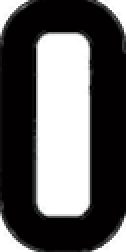
%> input picture database/ln0.bmp, 63 x 126 px (shown 2 times larger)
$ octave --eval "result = readnumber(imread('database/ln0.bmp'));"   (GNU Octave 9; MATLAB toolbox functions it lacks are replaced by stand-ins)
%> lines starting %> are read from the running program, lines starting %| are printed output that depends on the picture; in (x1, y1, x2, y2) boxes, pixels count from 0 and x2, y2 are one past the last pixel; in counts of white or black regions, pixels touching at a corner belong together; the program's own positions count from 1
### crop.m
function imgout=crop(imginn)
    [r c]=find(imginn);
    img=imginn(min(r):max(r),min(c):max(c));
    [height,width]=size(img);
    controlhigh=floor(height/2);
    controllow=floor(height/2);
    state=1;
    while state==1
      exactpixel=sum(img(controlhigh,:));
        if exactpixel<(width*0.15) || controlhigh==height
          state=0;
        else
          controlhigh=controlhigh+1;
        end
    end
    state=1;
    while state==1
      exactpixel=sum(img(controllow,:));
        if exactpixel<(width*0.15) || controllow==1
          state=0;
        else
          controllow=controllow-1;
        end
    end
    imgout=img(controllow:controlhigh,:);
end

### readnumber.m
function word=readnumber(input)
img=input;
if input==0
    word='ERROR';
else
txt=fopen('result.txt','wt');
threshold = graythresh(img);
bwimg_uncrop=~im2bw(img);
[height,width]=size(bwimg_uncrop);
bwimg=crop(bwimg_uncrop);
[height,width]=size(bwimg);

dotsize=floor(height*width*0.0003);
bwimg=bwareaopen(bwimg,dotsize);

[L nw]=bwlabel(bwimg);
for i=1:nw
     [r,c]=find(L==i);
     if (((max(c)-min(c))<width*0.044) && ((min(c)>width*0.92 || min(c)<width*0.2)))
         bwimg(min(r):max(r),min(c):max(c))=0;
     end
end


[L nw]=bwlabel(bwimg);
for i=1:nw
  [r,c]=find(L==i);
  if ((max(r)-min(r))/(max(c)-min(c)))<1.5
    w=bwimg(min(r):max(r),min(c):max(c));
    if (sum(sum(w))<(max(r)-min(r))*(max(r)-min(r))*0.8)
        [oh,ow]=size(w);
        %wnew=rotate(w);
        wnew=w;
        wnew(:,floor(ow/2))=0;
        bwimg(min(r):max(r),min(c):max(c))=imresize(wnew,[oh,ow]);
        % [9 lines of commented-out code are left out]
    end
  end
end

[L nw]=bwlabel(bwimg);

word=[];
load dbn;
load dbo;
global dbn
global dbo
if nw==6
    for i=1:6
        [r,c]=find(L==i);
        w=bwimg(min(r):max(r),min(c):max(c));
        l='';
        if ((max(r)-min(r))/(max(c)-min(c)))>4.7
            l='1';
            word=[word l];
        elseif ((max(r)-min(r))/(max(c)-min(c)))<1.5
            if (sum(sum(w))>(max(r)-min(r))*(max(r)-min(r))*0.7)
            l='-';
            word=[word l];
            else
                wnew=rotate(w);
                [wh,ww]=size(w);
                w1=w(:,1:floor(ww/2));
                w2=w(:,floor(ww/2):ww);
                ww1=imresize(w1,[42,23]);
                ww2=imresize(w2,[42,23]);
                l=reado(ww1);
                word=[word l];
                l=reado(ww2);
                word=[word l];
            end
        else
            w=imresize(w,[42,23]);
            l=reado(w);
            word=[word l];
        end


    end
elseif nw==7
    for i=1:7
        [r,c]=find(L==i);
        w=bwimg(min(r):max(r),min(c):max(c));
        l='';
        if ((max(r)-min(r))/(max(c)-min(c)))>4
            l='1';
        elseif ((max(r)-min(r))/(max(c)-min(c)))<1.5
            l='-';
        else
            w=imresize(w,[42,23]);
            l=reado(w);
        end
    word=[word l];
    end
elseif nw==8
    for i=1:8
        [r,c]=find(L==i);
        w=bwimg(min(r):max(r),min(c):max(c));
        l='';
        if ((max(r)-min(r))/(max(c)-min(c)))>4.7
            l='1';
        elseif ((max(r)-min(r))/(max(c)-min(c)))<=1.5
            l='-';
        else
            w=imresize(w,[126,63]);
            l=readn(w);
        end
        word=[word l];
    end
end

fprintf(txt,'%s\n',word);
fclose(txt);

if size(word)==0
    word='x';
end
end
function final=rotate(todo)
  [h,w]=size(todo);
  state=0;
  low=h;
  while state==0
      if todo(low,1)==0
          low=low-1;
      else
        state=1;
      end
  end
  high=floor(low/2);
  right=1;
  state=0;
  while state==0
      if todo(high,right)==0
          right=right+1;
      else
        state=1;
      end
  end
  angle=radtodeg(atan(right/high));
  if angle>1
      if angle<45
          afterrotate=imrotate(todo,angle);
          cut=low*sin(angle*pi/180);
      else
          afterrotate=imrotate(todo,angle-45);
          cut=(h-low)*sin((angle-45)*pi/180);
      end
        [ah,aw]=size(afterrotate);
        addcut=aw*0.025;
        final=afterrotate(:,cut+addcut:aw-cut-addcut);
  end
% [55 lines of commented-out code are left out]
%> in readnumber, img is the input picture: size 126x63x3 uint8; mean R, G, B 94.1, 93, 93
%> in readnumber, `threshold = graythresh(img);`: threshold = 0.498
%> in readnumber, `bwimg_uncrop=~im2bw(img);`:
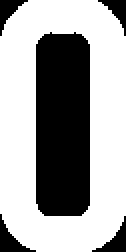
%> bwimg_uncrop: size 126x63 logical (shown 2 times larger); 64.1% white; 5 black regions, box (x1, y1, x2, y2) and area: (18, 16, 45, 108) 2414, (0, 107, 18, 126) 123, (46, 108, 63, 126) 113, (0, 0, 14, 18) 100, (49, 0, 63, 18) 98
%> in crop, `[r c]=find(imginn);`: r = 5090 values from 1 to 126; c = 5090 values from 1 to 63
%> the loop in crop, `while state==1` made 64 passes
%> exactpixel on passes 1 to 12: 36, 36, 36, 36, 36, 36, 36, 36, 36, 36, 36, 36
%> after the loop in crop, `while state==1`: controlhigh = 126; state = 0
%> the loop in crop, `while state==1` made 63 passes
%> after the loop in crop, `while state==1`: controllow = 1
%> the loop in readnumber, `for i=1:nw` made 1 pass
